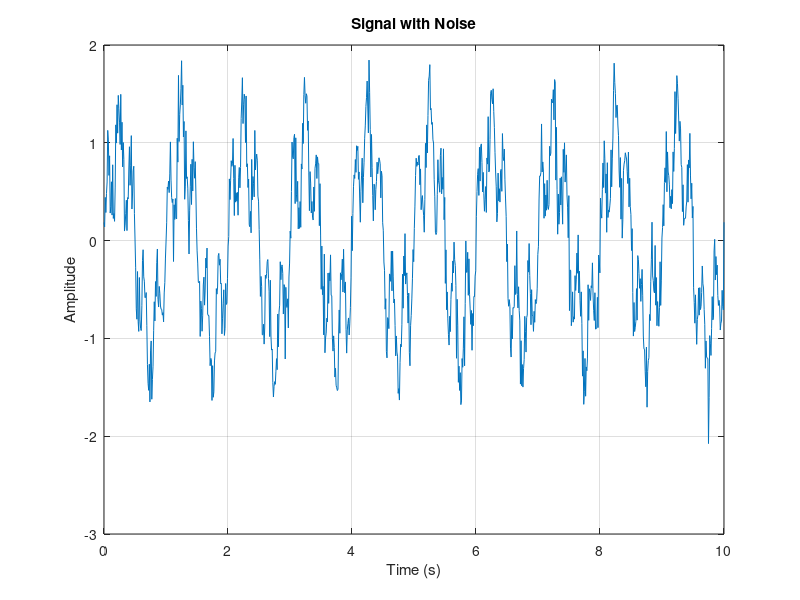

Source code (MATLAB): (Note: this script raises an error after producing the figure.)
% Demo script for ZoomCursorTool
clear; close all; clc;

fprintf('=== Zoom Cursor Tool Demo ===\n\n');

%% Example 1: Simple sine wave with noise
fprintf('Creating demo plot...\n');

figure('Name', 'Zoom Cursor Tool Demo', 'NumberTitle', 'off', ...
       'Position', [100 100 900 600]);

% Generate sample signal
t = linspace(0, 10, 1000);
signal = sin(2*pi*t) + 0.5*sin(2*pi*5*t) + 0.2*randn(size(t));
plot(t, signal);
xlabel('Time (s)');
ylabel('Amplitude');
title('Signal with Noise');
grid on;

% Activate the zoom tool
tool = ZoomCursorTool(gcf);
